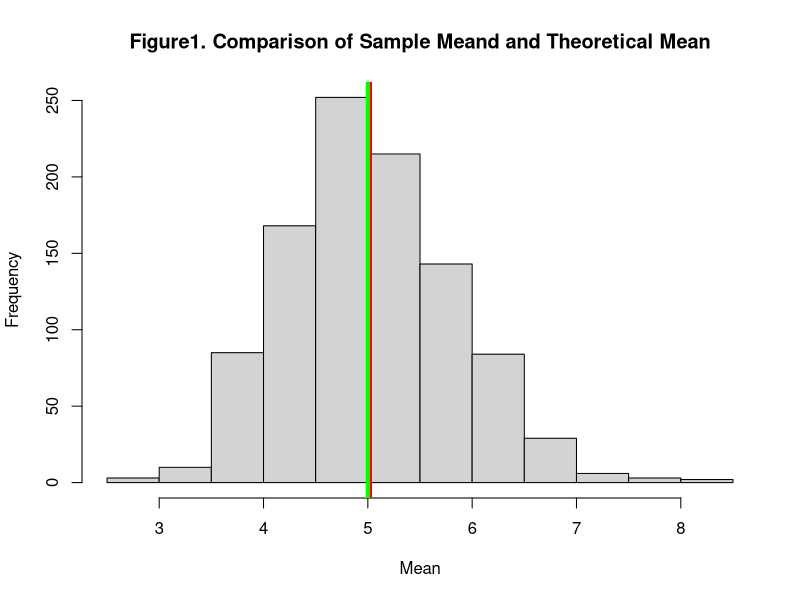
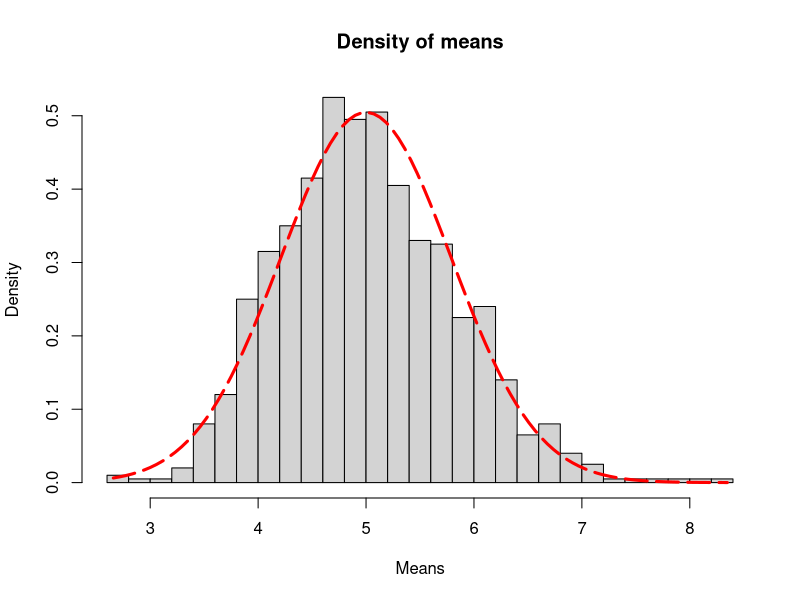
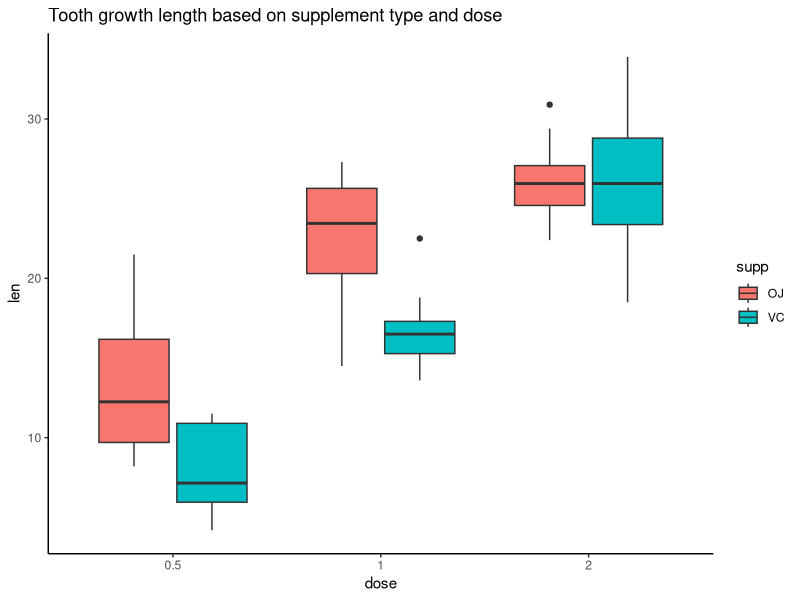

The R script that drew these images, in order:
## ---- chunk 1
# Loading necessary packages
library(datasets)
library(ggplot2)
library(knitr)
library(dplyr)
library(tidyr)
## ---- chunk 2
lambda<- 0.2
n<- 40
simData<- replicate(1000, rexp(n,lambda))

simMeans<- apply(simData, 2, mean)
## ---- chunk 3
sampleMean<- mean(simMeans)
sampleMean
theoreticalMean<- 1/lambda
theoreticalMean
## ---- chunk 4
hist(simMeans, main = "Figure1. Comparison of Sample Meand and Theoretical Mean", xlab="Mean")
abline(v= sampleMean, lw = 4, col= "red")
abline(v= theoreticalMean, lw = 4, col = "green")
## ---- chunk 5
sampleSD<- sd(simMeans)
sampleSD
theoreticalSD<- (1/lambda)/sqrt(n) 
theoreticalSD
sampleVar<- sampleSD^2
sampleVar
theoreticalVAr<- theoreticalSD^2
theoreticalVAr
## ---- chunk 6
xfit<- seq(min(simMeans), max(simMeans), length=100)
yfit<- dnorm(xfit, mean = 1/lambda, sd= (1/lambda)/sqrt(n))
hist(simMeans, breaks=n, prob = T, main = "Density of means", xlab = "Means", ylab = "Density" )
lines(xfit, yfit, pch = 22, lw=3, lty = 5, col="red")
## ---- chunk 7
table_data <- data.frame(
          Variable = c("Mean", "Standard Deviation", "Variance"),
          Simulated = c(sampleMean, sampleSD, sampleVar),
          Theoretical = c(theoreticalMean, theoreticalSD, theoreticalVAr)
)
print(table_data)
## ---- chunk 8
data("ToothGrowth")
dt<- ToothGrowth
unique(dt$dose)
## ---- chunk 9
dt$dose<- factor(dt$dose)
str(dt)
## ---- chunk 10
ggplot(dt, aes(x=dose, y=len, fill = supp))+
          geom_boxplot()+
          ggtitle("Tooth growth length based on supplement type and dose")+
          theme_classic()
## ---- chunk 11
dt %>% 
          group_by(supp, dose)%>%
          summarise(mean = mean(len), .groups = "drop")%>%
          spread(supp, mean) %>%
          mutate(diff = abs(VC-OJ))
## ---- chunk 12
# Filtering data for testing
dose_half<- filter(dt, dose==0.5)
dose_one<- filter(dt, dose==1)
dose_two<- filter(dt, dose==2)
# t-test for 0.5 dose
t.test(len~supp, dose_half)
# t-test for 1 dose
t.test(len~supp, dose_one)
# t-test for 2 dose
t.test(len~supp, dose_two)

# Table summarising the tests results
table_data <- data.frame(
          Dose = c(0.5, 1, 2),
          p_value = c(0.006359, 0.001038, 0.9639),
          Conf.Int = c("1.719057 8.780943", "2.802148 9.057852", "-3.79807 3.63807"),
          Decision = c("Reject Null", "Reject Null", "Do not Reject Null")
)

print(table_data)
